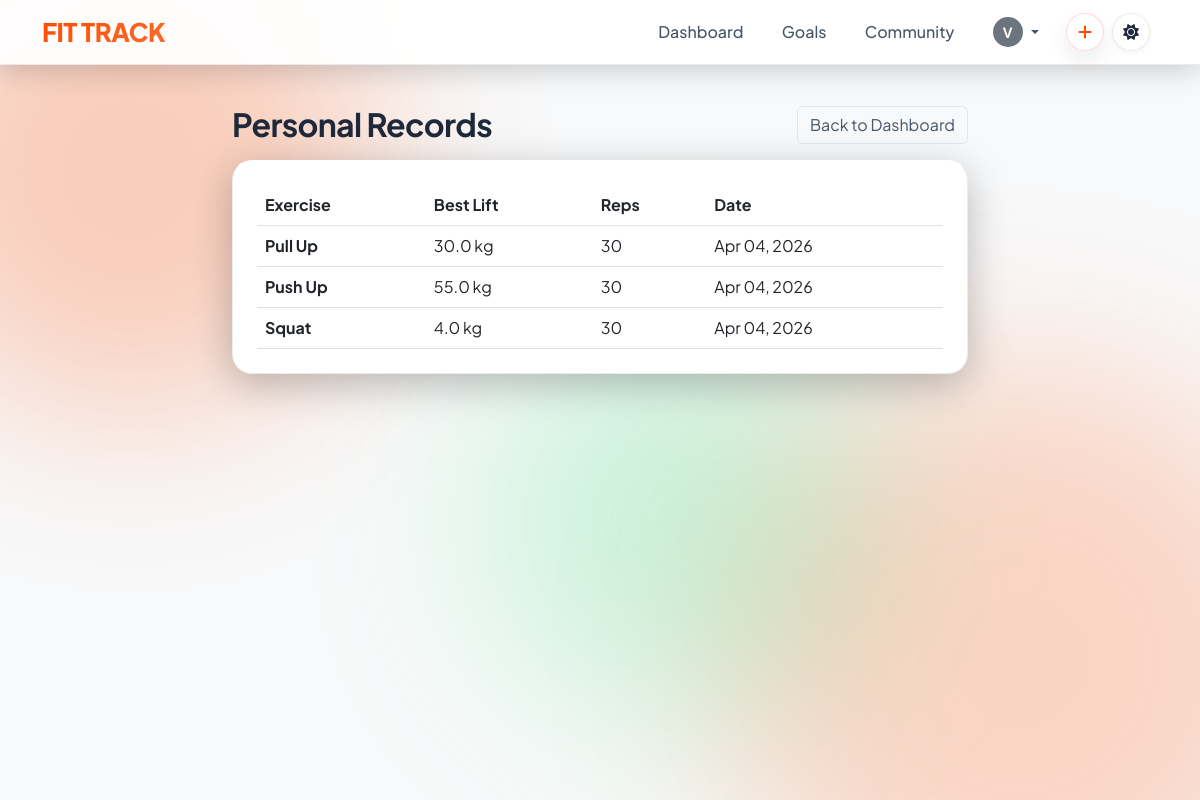
Page /records/ (signed in) on the committed database.
### users/models.py (models this page shows, shortened)
class CustomUser(AbstractUser):
    age = models.PositiveIntegerField(null=True, blank=True)
    height = models.FloatField(null=True, blank=True, help_text="Height in cm")
    weight = models.FloatField(null=True, blank=True, help_text="Weight in kg")
    ACTIVITY_LEVEL_CHOICES = [
        ('Sedentary', 'Sedentary'),
        ('Lightly Active', 'Lightly Active'),
        ('Moderately Active', 'Moderately Active'),
        ('Very Active', 'Very Active'),
        ('Extra Active', 'Extra Active')
    ]
    activity_level = models.CharField(max_length=20, choices=ACTIVITY_LEVEL_CHOICES, blank=True, null=True)
    profile_picture = models.ImageField(upload_to='profile_pics/', blank=True, null=True)
    strava_athlete_id = models.BigIntegerField(blank=True, null=True)
    strava_access_token = models.CharField(max_length=255, blank=True)
    strava_refresh_token = models.CharField(max_length=255, blank=True)
    strava_token_expires_at = models.DateTimeField(blank=True, null=True)
    strava_scopes = models.CharField(max_length=255, blank=True)
    strava_last_sync_at = models.DateTimeField(blank=True, null=True)

### tracker/models.py (models this page shows, shortened)
class PersonalRecord(models.Model):
    user = models.ForeignKey(settings.AUTH_USER_MODEL, on_delete=models.CASCADE, related_name='personal_records')
    exercise = models.ForeignKey(Exercise, on_delete=models.CASCADE, related_name='personal_records')
    max_weight = models.FloatField()
    reps_at_max = models.PositiveIntegerField()
    achieved_on = models.DateField()
    class Meta:
        unique_together = [['user', 'exercise']]
        ordering = ['-achieved_on']

class Exercise(models.Model):
    name = models.CharField(max_length=100, unique=True)
    description = models.TextField(blank=True, null=True)
    body_part = models.CharField(max_length=50, blank=True, null=True)

### tracker/views.py (the view)
# urls.py: path('records/', views.all_personal_records, name='personal_records'),
@login_required
def all_personal_records(request):
    personal_records = PersonalRecord.objects.filter(user=request.user).select_related('exercise').order_by('-achieved_on')
    return render(request, 'tracker/personal_records.html', {'personal_records': personal_records})

### fitness tracker/tracker/templates/tracker/personal_records.html (shortened to what this page needs)
{% extends "base.html" %}
{% block content %}
<div class="row justify-content-center pt-3">
    <div class="col-lg-8 fade-in-up delay-1">
        <div class="d-flex justify-content-between align-items-center mb-3">
            <h2 class="fw-bold mb-0">Personal Records</h2>
            <a href="{% url 'dashboard' %}" class="btn btn-outline-secondary">Back to Dashboard</a>
        </div>
        <div class="strava-card p-4">
            {% if personal_records %}
            <div class="table-responsive">
                <table class="table align-middle mb-0">
                    <thead>
                        <tr>
                            <th>Exercise</th>
                            <th>Best Lift</th>
                            <th>Reps</th>
                            <th>Date</th>
                        </tr>
                    </thead>
                    <tbody>
                        {% for record in personal_records %}
                        <tr>
                            <td class="fw-bold">{{ record.exercise.name }}</td>
                            <td>{{ record.max_weight }} kg</td>
                            <td>{{ record.reps_at_max }}</td>
                            <td>{{ record.achieved_on|date:"M d, Y" }}</td>
                        </tr>
                        {% endfor %}
                    </tbody>
                </table>
            </div>
            {% else %}
            <p class="text-muted mb-0">No personal records yet. Log a workout to start tracking PRs.</p>
            {% endif %}
        </div>
    </div>
</div>
{% endblock %}

### templates/base.html (shortened to what this page needs)
{% load static %}
<!DOCTYPE html>
<html lang="en">
<head>
  <link href="https://cdn.jsdelivr.net/npm/bootstrap@5.3.0/dist/css/bootstrap.min.css" rel="stylesheet">
  <link rel="stylesheet" href="https://cdnjs.cloudflare.com/ajax/libs/font-awesome/6.4.0/css/all.min.css">
  <link rel="stylesheet" href="{% static 'css/main.css' %}">
  <link rel="stylesheet" href="https://unpkg.com/leaflet@1.9.4/dist/leaflet.css"/>
</head>
<body>
  <div class="ambient-bg">
    <div class="ambient-orb orb-1"></div>
    <div class="ambient-orb orb-2"></div>
    <div class="ambient-orb orb-3"></div>
  </div>
  <nav class="navbar navbar-expand-lg navbar-custom sticky-top">
    <div class="container">
      <a class="navbar-brand" href="{% url 'dashboard' %}">
        FIT TRACK
      </a>
      <div class="collapse navbar-collapse" id="navbarNav">
        <ul class="navbar-nav ms-auto align-items-center">
          {% if user.is_authenticated %}
          <li class="nav-item">
            <a class="nav-link" href="{% url 'dashboard' %}">Dashboard</a>
          </li>
          <li class="nav-item">
            <a class="nav-link" href="{% url 'goals_page' %}">Goals</a>
          </li>
          <li class="nav-item">
            <a class="nav-link" href="{% url 'user_list' %}">Community</a>
          </li>
          <li class="nav-item dropdown">
            <a class="nav-link dropdown-toggle d-flex align-items-center" href="#" id="navbarDropdown" role="button"
              data-bs-toggle="dropdown" aria-expanded="false">
              {% if user.profile_picture %}
              <img src="{{ user.profile_picture.url }}" alt="Profile" class="rounded-circle me-1"
                style="width: 30px; height: 30px; object-fit: cover;">
              {% else %}
              <div class="rounded-circle bg-secondary text-white d-flex align-items-center justify-content-center me-1"
                style="width: 30px; height: 30px; font-size: 14px; font-weight: bold;">
                {{ user.username|make_list|first|upper }}
              </div>
              {% endif %}
            </a>
          </li>
          <li class="nav-item ms-2 d-none d-lg-block">
            <div class="dropdown">
              <button class="btn d-flex align-items-center justify-content-center p-0 rounded-circle quick-create-btn"
                type="button" data-bs-toggle="dropdown"
                style="width: 38px; height: 38px;">
                <i class="fa-solid fa-plus m-0"></i>
              </button>
            </div>
          </li>
          {% endif %}
          <li class="nav-item ms-2 me-2 d-flex align-items-center">
            <button id="themeToggleBtn" class="theme-toggle-btn" aria-label="Toggle Theme">
              <i class="fa-solid fa-moon" id="themeIcon"></i>
            </button>
          </li>
        </ul>
      </div>
    </div>
  </nav>
  <main class="container py-4">
    {% block content %}{% endblock %}
  </main>
</body>
</html>

### static/css/main.css (style rules this page uses)
:root { --brand-primary: #fc4c02; --brand-secondary: #ff6b2b; --gradient-brand: linear-gradient(135deg, var(--brand-primary), var(--brand-secondary)); --brand-glow: rgba(252, 76, 2, 0.4); --bg-main: #0a0d14; --bg-card: rgba(20, 25, 36, 0.6); --bg-card-hover: rgba(30, 37, 51, 0.7); --text-primary: #ffffff; --text-secondary: #94a3b8; --text-muted: #64748b; --border-color: rgba(255, 255, 255, 0.05); --border-light: rgba(255, 255, 255, 0.1); --success: #10b981; --glass-bg: rgba(10, 13, 20, 0.6); --glass-blur: blur(24px); }
body { font-family: 'Plus Jakarta Sans', -apple-system, BlinkMacSystemFont, "Segoe UI", Roboto, Arial, sans-serif; background-color: var(--bg-main); color: var(--text-primary); -webkit-font-smoothing: antialiased; -moz-osx-font-smoothing: grayscale; min-height: 100vh; position: relative; overflow-x: hidden; }
h1, h2, h3, h4, h5, h6 { color: var(--text-primary); font-weight: 700; letter-spacing: -0.02em; }
.navbar-custom { background-color: var(--glass-bg); backdrop-filter: var(--glass-blur); -webkit-backdrop-filter: var(--glass-blur); border-bottom: 1px solid var(--border-color); box-shadow: 0 4px 30px rgba(0, 0, 0, 0.2); }
.navbar-brand { background: var(--gradient-brand); background-clip: text; -webkit-background-clip: text; -webkit-text-fill-color: transparent; font-weight: 800; font-size: 1.6rem; letter-spacing: -0.5px; text-transform: uppercase; }
.nav-link { color: var(--text-secondary) !important; font-weight: 500; padding: 0.5rem 1.2rem !important; border-radius: 20px; transition: all 0.3s ease; }
.btn-outline-secondary { border-color: var(--border-color); color: var(--text-secondary); }
.strava-card { background-color: var(--bg-card); backdrop-filter: blur(12px); -webkit-backdrop-filter: blur(12px); border: 1px solid var(--border-color); border-top: 1px solid rgba(255, 255, 255, 0.1); border-radius: 20px; box-shadow: 0 10px 40px rgba(0, 0, 0, 0.25); margin-bottom: 24px; transition: transform 0.4s cubic-bezier(0.175, 0.885, 0.32, 1.275), box-shadow 0.4s ease, border-color 0.4s ease; }
[data-theme="light"] { --bg-main: #f8f9fa; --bg-card: #ffffff; --bg-card-hover: #f1f5f9; --text-primary: #1e293b; --text-secondary: #475569; --text-muted: #94a3b8; --border-color: rgba(0, 0, 0, 0.08); --border-light: rgba(0, 0, 0, 0.04); --glass-bg: rgba(255, 255, 255, 0.95); --brand-glow: rgba(252, 76, 2, 0.3); }
.theme-toggle-btn { background: rgba(255, 255, 255, 0.05); border: 1px solid var(--border-color); color: var(--text-primary); width: 38px; height: 38px; border-radius: 50%; display: flex; align-items: center; justify-content: center; transition: all 0.3s ease; cursor: pointer; }
.quick-create-btn { background: linear-gradient(135deg, rgba(255, 71, 87, 0.28), rgba(255, 127, 80, 0.22)); border: 1px solid rgba(255, 127, 80, 0.45); color: #ffffff; box-shadow: 0 10px 24px rgba(0, 0, 0, 0.28), 0 0 0 1px rgba(255, 255, 255, 0.04); transition: transform 0.25s ease, box-shadow 0.25s ease, background 0.25s ease, border-color 0.25s ease; }
[data-theme="light"] .theme-toggle-btn { background: #ffffff; box-shadow: 0 2px 5px rgba(0, 0, 0, 0.05); }
[data-theme="light"] .quick-create-btn { background: #ffffff; border-color: rgba(255, 71, 87, 0.22); color: var(--brand-primary); box-shadow: 0 10px 22px rgba(15, 23, 42, 0.08); }
.ambient-bg { position: fixed; top: 0; left: 0; width: 100vw; height: 100vh; z-index: -1; overflow: hidden; pointer-events: none; background-color: var(--bg-main); }
.ambient-orb { position: absolute; filter: blur(90px); border-radius: 50%; opacity: 0.15; animation: ambient-float 20s infinite ease-in-out alternate; }
.orb-1 { width: 500px; height: 500px; background: var(--brand-primary); top: -10%; left: -10%; animation-duration: 25s; }
.orb-2 { width: 600px; height: 600px; background: var(--brand-secondary); bottom: -20%; right: -10%; animation-duration: 30s; animation-delay: -5s; }
.orb-3 { width: 400px; height: 400px; background: #4ade80; top: 40%; left: 40%; animation-duration: 35s; animation-delay: -10s; opacity: 0.08; }
[data-theme="light"] .ambient-orb { opacity: 0.25; }
.fade-in-up { opacity: 0; transform: translateY(30px); animation: fadeInUp 0.8s cubic-bezier(0.16, 1, 0.3, 1) forwards; }
.delay-1 { animation-delay: 0.1s; }

### rows in the picture
CustomUser: username|make_list "V"
PersonalRecord: exercise.name "Pull Up", max_weight "30.0", reps_at_max "30", achieved_on "Apr 04, 2026"
PersonalRecord: exercise.name "Push Up", max_weight "55.0", reps_at_max "30", achieved_on "Apr 04, 2026"
PersonalRecord: exercise.name "Squat", max_weight "4.0", reps_at_max "30", achieved_on "Apr 04, 2026"
